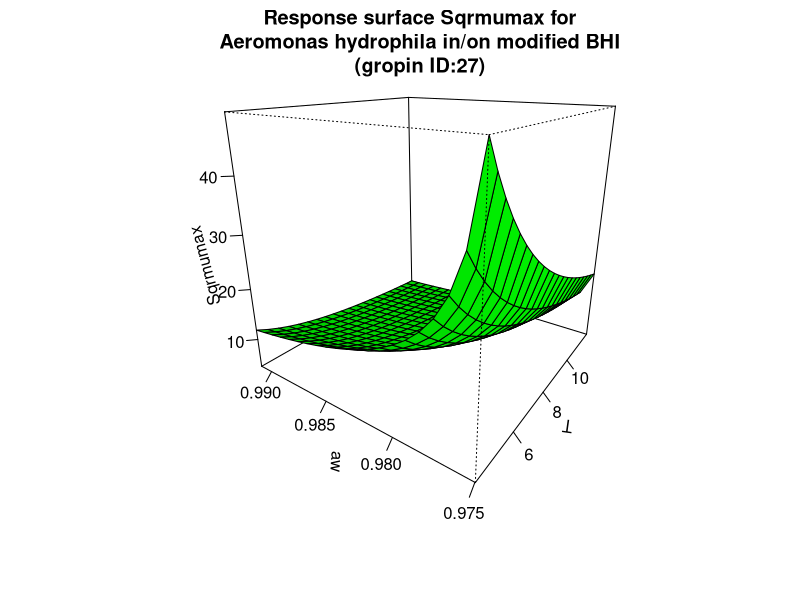

Source code (R):
#############################
# start of Parameter script
#############################
T <- seq(4.004,11.988011988012,length.out=21)
aw <- seq(0.974974,0.991008991008991,length.out=21)
#############################
# end of Parameter script
#############################
############################# 
# start of Model script Gropin ID 27 
#############################
 
# constant coefficients for this model
c <- 0.143
awmin <- 0.974
Tmin <- -0.48499999999999999
 
variables <- data.frame(T,aw)
argumentsPar <- expand.grid(variables)
 
# heart of the model
response_surface <- function(T,aw) {
   mumax <-(1/(c*sqrt(aw-awmin)*(T-Tmin)))

return(mumax=mumax)
} 

# output parameters
responseSurface <- cbind(argumentsPar,response_surface(argumentsPar['T'],argumentsPar['aw']))
colnames(responseSurface) <- c(colnames(argumentsPar),'Sqrmumax')
#############################
# End of Model script
#############################
############################# 
# start of Visualisation script Gropin ID 27 
#############################
persp(T,aw,matrix(unlist(responseSurface$'Sqrmumax'),nrow=21),col = 'green',xlab='T',ylab='aw',zlab='Sqrmumax',main='Response surface Sqrmumax for
Aeromonas hydrophila in/on modified BHI
(gropin ID:27)',theta=305,phi=20,shade=0.25,ticktype = 'detailed')
#############################
# End of Visualisation script
#############################
